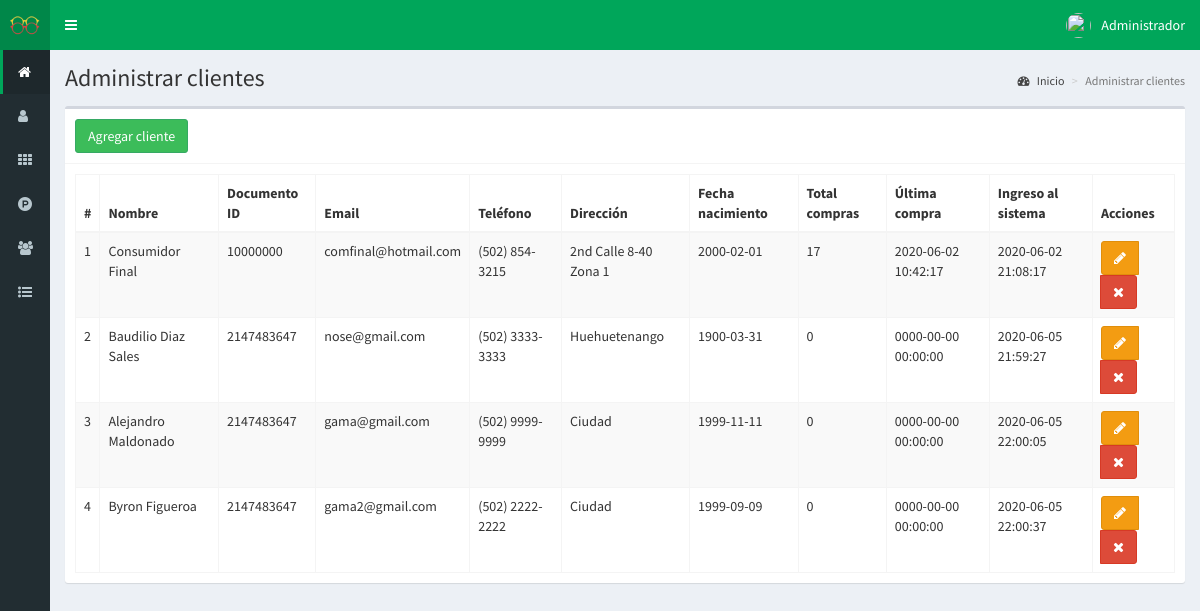
Screenshot of /clientes (signed in) with the database file from the repository.
### tables this page shows
CREATE TABLE `clientes` (
  `id` int(11) NOT NULL,
  `nombre` text NOT NULL,
  `documento` int(11) NOT NULL,
  `email` text NOT NULL,
  `telefono` text NOT NULL,
  `direccion` text NOT NULL,
  `fecha_nacimiento` date NOT NULL,
  `compras` int(11) NOT NULL,
  `ultima_compra` datetime NOT NULL,
  `fecha` timestamp NOT NULL DEFAULT current_timestamp() ON UPDATE current_timestamp()
);

### controladores/plantilla.controlador.php (called while the page is built)
<?php
class ControladorPlantilla{
	static public function ctrPlantilla(){
		include "vistas/plantilla.php";
	}
}

### index.php (called while the page is built, shortened)
<?php
require_once "controladores/plantilla.controlador.php";
require_once "controladores/usuarios.controlador.php";
require_once "controladores/clientes.controlador.php";
require_once "controladores/ventas.controlador.php";
require_once "modelos/clientes.modelo.php";
$plantilla = new ControladorPlantilla();
$plantilla -> ctrPlantilla();

### controladores/clientes.controlador.php (called while the page is built, shortened)
<?php
class ControladorClientes{
	static public function ctrMostrarClientes($item, $valor){
		$tabla = "clientes";
		$respuesta = ModeloClientes::mdlMostrarClientes($tabla, $item, $valor);
		return $respuesta;
	}
}

### modelos/conexion.php (called while the page is built)
<?php
class Conexion{
	static public function conectar(){
		$link = new PDO("mysql:host=localhost;dbname=pos",
			            "root",
			            "");
		$link->exec("set names utf8");
		return $link;
	}
}

### modelos/clientes.modelo.php (called while the page is built, shortened)
<?php
require_once "conexion.php";
class ModeloClientes{
	static public function mdlMostrarClientes($tabla, $item, $valor){
		if($item != null){
			$stmt = Conexion::conectar()->prepare("SELECT * FROM $tabla WHERE $item = :$item");
			$stmt -> bindParam(":".$item, $valor, PDO::PARAM_STR);
			$stmt -> execute();
			return $stmt -> fetch();
		}else{
			$stmt = Conexion::conectar()->prepare("SELECT * FROM $tabla");
			$stmt -> execute();
			return $stmt -> fetchAll();
		}
	}
}

### vistas/modulos/clientes.php (the view, shortened to what this page needs)
<div class="content-wrapper">
  <section class="content-header">
    <h1>
      Administrar clientes
    </h1>
    <ol class="breadcrumb">
      <li><a href="inicio"><i class="fa fa-dashboard"></i> Inicio</a></li>
      <li class="active">Administrar clientes</li>
    </ol>
  </section>
  <section class="content">
    <div class="box">
      <div class="box-header with-border">
        <button class="btn btn-primary" data-toggle="modal" data-target="#modalAgregarCliente">
          Agregar cliente
        </button>
      </div>
      <div class="box-body">
       <table class="table table-bordered table-striped dt-responsive tablas" width="100%">
        <thead>
         <tr>
           <th style="width:10px">#</th>
           <th>Nombre</th>
           <th>Documento ID</th>
           <th>Email</th>
           <th>Teléfono</th>
           <th>Dirección</th>
           <th>Fecha nacimiento</th>
           <th>Total compras</th>
           <th>Última compra</th>
           <th>Ingreso al sistema</th>
           <th>Acciones</th>
         </tr>
        </thead>
        <tbody>
        <?php
          $item = null;
          $valor = null;
          $clientes = ControladorClientes::ctrMostrarClientes($item, $valor);
          foreach ($clientes as $key => $value) {
            echo '<tr>
                    <td>'.($key+1).'</td>
                    <td>'.$value["nombre"].'</td>
                    <td>'.$value["documento"].'</td>
                    <td>'.$value["email"].'</td>
                    <td>'.$value["telefono"].'</td>
                    <td>'.$value["direccion"].'</td>
                    <td>'.$value["fecha_nacimiento"].'</td>
                    <td>'.$value["compras"].'</td>
                    <td>'.$value["ultima_compra"].'</td>
                    <td>'.$value["fecha"].'</td>
                    <td>
                      <div class="btn-group">
                        <button class="btn btn-warning btnEditarCliente" data-toggle="modal" data-target="#modalEditarCliente" idCliente="'.$value["id"].'"><i class="fa fa-pencil"></i></button>';
                      if($_SESSION["perfil"] == "Administrador"){
                          echo '<button class="btn btn-danger btnEliminarCliente" idCliente="'.$value["id"].'"><i class="fa fa-times"></i></button>';
                      }
                      echo '</div>
                    </td>
                  </tr>';
            }
        ?>
        </tbody>
       </table>
      </div>
    </div>
  </section>
</div>

### rows the page displays
clientes: nombre "Consumidor Final", documento "10000000", email "comfinal@hotmail.com", telefono "(502) 854-3215", direccion "2nd Calle 8-40 Zona 1", fecha_nacimiento "2000-02-01", compras "17", ultima_compra "2020-06-02 10:42:17", fecha "2020-06-02 21:08:17"
clientes: nombre "Baudilio Diaz Sales", documento "2147483647", email "nose@gmail.com", telefono "(502) 3333-3333", direccion "Huehuetenango", fecha_nacimiento "1900-03-31", compras "0", ultima_compra "0000-00-00 00:00:00", fecha "2020-06-05 21:59:27"
clientes: nombre "Alejandro Maldonado", documento "2147483647", email "gama@gmail.com", telefono "(502) 9999-9999", direccion "Ciudad", fecha_nacimiento "1999-11-11", compras "0", ultima_compra "0000-00-00 00:00:00", fecha "2020-06-05 22:00:05"
clientes: nombre "Byron Figueroa", documento "2147483647", email "gama2@gmail.com", telefono "(502) 2222-2222", direccion "Ciudad", fecha_nacimiento "1999-09-09", compras "0", ultima_compra "0000-00-00 00:00:00", fecha "2020-06-05 22:00:37"

### other values shown
$_SESSION["nombre"] "Administrador"
